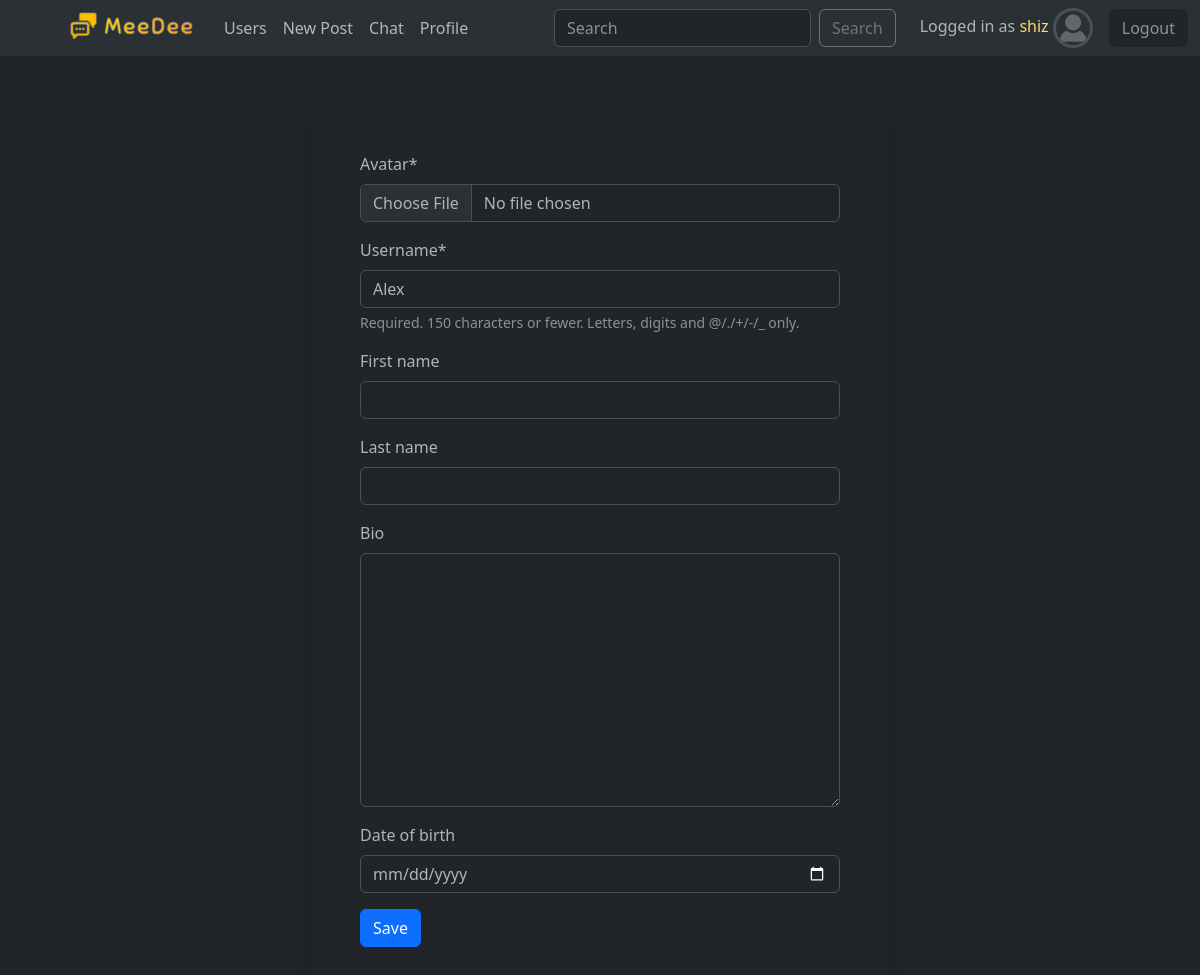
The page /profile/3/update/ (signed in) on the database as committed earlier.
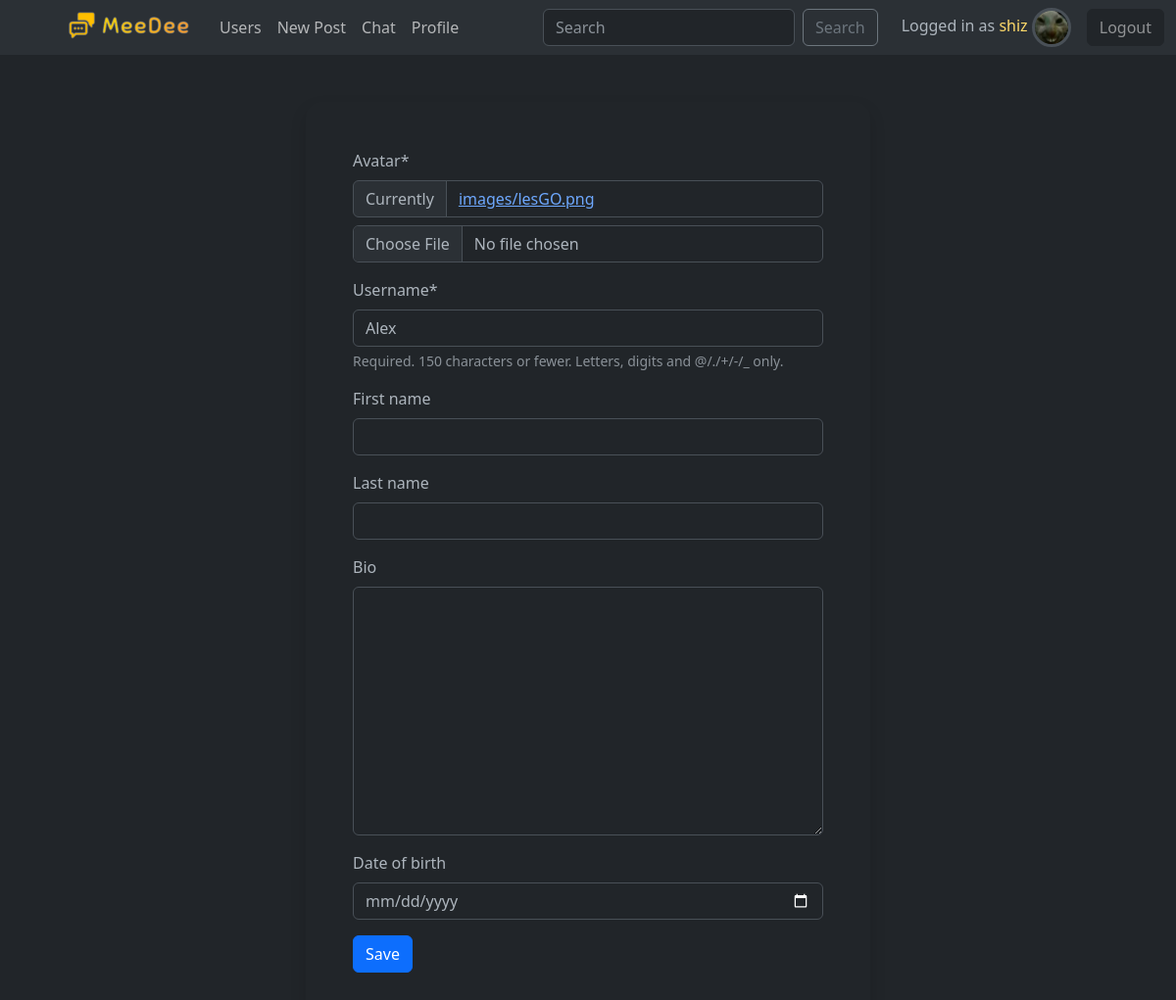
The same page on the database as committed later.
### social/models.py (models this page shows, shortened)
class User(AbstractUser):
    friends = models.ManyToManyField("User", blank=True)
    email = models.EmailField(unique=True)
    bio = models.TextField(max_length=300, blank=True)
    avatar = models.ImageField(upload_to="images", null=True)
    date_of_birth = models.DateField(null=True, blank=True)
    online_status = models.BooleanField(default=False)
    USERNAME_FIELD = "email"
    REQUIRED_FIELDS = ['username']

### social/views.py (the view)
# urls.py: path('profile/<int:pk>/update/', views.UserUpdateView.as_view(), name='update-profile'),
class UserUpdateView(UpdateView):
    model = User
    form_class = UserUpdateForm
    template_name = "social/edit_profile.html"
    success_url = '/'

### social/forms.py
class UserUpdateForm(forms.ModelForm):
    date_of_birth = forms.DateField(required=False, widget=forms.DateInput(attrs={'type': 'date', 'max': datetime.now().date()}))
    def __init__(self, *args, **kwargs):
        super(UserUpdateForm, self).__init__(*args, **kwargs)
        self.helper = FormHelper(self)
        self.helper.layout.append(Submit('save', 'Save'))
    class Meta:
        model = User
        fields = ('avatar', 'username', 'first_name', 'last_name', 'bio', 'date_of_birth')

### social/templates/social/edit_profile.html (shortened to what this page needs)
{% extends "base.html" %}
{% load crispy_forms_tags %}
{% block body %}
<div class="container mt-5" style="width: 600px;">
    <div class="modal-content  rounded-4 shadow p-5">
        {% crispy form %}
    </div>
</div>
{% endblock %}

### templates/includes/navbar.html (shortened to what this page needs)
{% load static %}
<nav class="navbar navbar-expand-lg bg-body-tertiary">
    <div class="container-fluid">
      <div class="collapse navbar-collapse" id="navbarSupportedContent">
        <ul class="navbar-nav me-auto ms-5 mb-2 mb-lg-0">
          <li class="nav-item">
            <a class="navbar-brand" href="{% url 'home' %}">
              <img src="{% static 'images/meedee.png' %}" alt="MeeDee" width="140">
            </a>
          </li>
          <li class="nav-item">
            <a class="nav-link" href="{% url 'users-list' %}">Users</a>
          </li>
          <li class="nav-item">
            <a class="nav-link" href="{% url 'add-post' %}">New Post</a>
          </li>
          <li class="nav-item">
            <a class="nav-link" href="{% url 'chat:chats' %}">Chat</a>
          </li>
          {% if user.is_authenticated %}
          <li class="nav-item">
            <a class="nav-link" href="{% url 'profile' request.user.id %}">Profile</a>
          </li>
          {% endif %}
        </ul>
        <form class="d-flex" role="search">
          <input class="form-control me-2" type="search" placeholder="Search" aria-label="Search">
          <button class="btn btn-outline-secondary" type="submit">Search</button>
        </form>
        <div class="navbar-nav ms-4 align-items-center">
          {% if user.is_authenticated %}
            <div class="me-3">
              Logged in as <span class="text-warning-emphasis">{{ request.user.username }}</span>
              {% if request.user.avatar %}
                <img src="{{ request.user.avatar.url }}" alt="" class="border border-3 rounded-circle" style="max-width: 40px; min-height: 40px;">
              {% else %}
                <img src="{% static 'images/no-avatar.png' %}" alt="" class="border border-3 rounded-circle" style="max-width: 40px; min-height: 40px;">
              {% endif %}
            </div>
            <div class="">
              <form action="{% url 'logout' %}" method="POST">
                  <button class="btn btn-dark text-white-50" type="submit">Logout</button>
              </form>
            </div>
          {% else %}
          <a class="nav-item text-decoration-none text-info-emphasis" href="{% url 'login' %}">Login</a>
          <span class="mx-1">|</span>
          <a class="nav-item text-decoration-none text-info-emphasis" href="{% url 'signup' %}">Sign Up</a>
          {% endif %}
        </div>
      </div>
    </div>
  </nav>

Rows that differ between the two databases and show on the page:
changed User "shiz": user.avatar: picture added
Other text that changed with them:
text no longer shown: "Avatar * Username * Required. 150 characters or fewer. Letters, digits and @/./+/-/_ only. First name Last name Bio Date of birth"
text now shown: "Avatar * Currently images/lesGO.png Username * Required. 150 characters or fewer. Letters, digits and @/./+/-/_ only. First name Last name Bio Date of birth"
